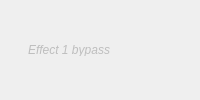
             <widget class="Frame" name="efx1Frame">
              <property name="contextMenuPolicy">
               <enum>Qt::CustomContextMenu</enum>
              </property>
              <property name="sections" stdset="0">
               <stringlist>
                <string>0 3 1 1</string>
               </stringlist>
              </property>
              <property name="label" stdset="0">
               <string>Efx1</string>
              </property>
              <property name="orientation" stdset="0">
               <enum>Qt::Vertical</enum>
              </property>
              <property name="marginOverride" stdset="0">
               <bool>true</bool>
              </property>
              <layout class="QGridLayout" name="gridLayout_2">
               <property name="margin">
                <number>0</number>
               </property>
               <item row="0" column="0">
                <spacer name="horizontalSpacer">
                 <property name="orientation">
                  <enum>Qt::Horizontal</enum>
                 </property>
                 <property name="sizeType">
                  <enum>QSizePolicy::Fixed</enum>
                 </property>
                 <property name="sizeHint" stdset="0">
                  <size>
                   <width>16</width>
                   <height>13</height>
                  </size>
                 </property>
                </spacer>
               </item>
               <item row="0" column="1">
                <widget class="Combo" name="effect1Type">
                 <property name="sizePolicy">
                  <sizepolicy hsizetype="Maximum" vsizetype="Fixed">
                   <horstretch>0</horstretch>
                   <verstretch>0</verstretch>
                  </sizepolicy>
                 </property>
                 <property name="label" stdset="0">
                  <string/>
                 </property>
                </widget>
               </item>
               <item row="0" column="2">
                <widget class="Dial" name="effect1Mix">
                 <property name="sizePolicy">
                  <sizepolicy hsizetype="Maximum" vsizetype="Preferred">
                   <horstretch>0</horstretch>
                   <verstretch>0</verstretch>
                  </sizepolicy>
                 </property>
                 <property name="label" stdset="0">
                  <string>Mix</string>
                 </property>
                 <property name="labelPos" stdset="0">
                  <enum>Qt::RightDockWidgetArea</enum>
                 </property>
                 <property name="maximumWidgetSize" stdset="0">
                  <size>
                   <width>24</width>
                   <height>24</height>
                  </size>
                 </property>
                </widget>
               </item>
               <item row="0" column="3">
                <widget class="StackedWidget" name="efx1Widget">
                 <property name="sizePolicy">
                  <sizepolicy hsizetype="Expanding" vsizetype="Preferred">
                   <horstretch>0</horstretch>
                   <verstretch>0</verstretch>
                  </sizepolicy>
                 </property>
                 <property name="fadeEffect" stdset="0">
                  <bool>false</bool>
                 </property>
                 <property name="currentIndex" stdset="0">
                  <number>5</number>
                 </property>
                 <widget class="QWidget" name="efx1Page0">
                  <layout class="QHBoxLayout" name="horizontalLayout_7">
                   <item>
                    <widget class="QLabel" name="label">
                     <property name="enabled">
                      <bool>false</bool>
                     </property>
                     <property name="text">
                      <string>&lt;i&gt;Effect 1 bypass&lt;/i&gt;</string>
                     </property>
                     <property name="alignment">
                      <set>Qt::AlignCenter</set>
                     </property>
                    </widget>
                   </item>
                  </layout>
                 </widget>
                 <widget class="QWidget" name="efx1Page1">
                  <layout class="QHBoxLayout" name="horizontalLayout_9" stretch="10,10,60">
                   <property name="margin">
                    <number>2</number>
                   </property>
                   <item>
                    <widget class="Dial" name="effect1ChorusSpeed">
                     <property name="label" stdset="0">
                      <string>Speed</string>
                     </property>
                    </widget>
                   </item>
                   <item>
                    <widget class="Dial" name="effect1ChorusDepth">
                     <property name="label" stdset="0">
                      <string>Depth</string>
                     </property>
                    </widget>
                   </item>
                   <item>
                    <spacer name="horizontalSpacer_6">
                     <property name="orientation">
                      <enum>Qt::Horizontal</enum>
                     </property>
                     <property name="sizeType">
                      <enum>QSizePolicy::Expanding</enum>
                     </property>
                     <property name="sizeHint" stdset="0">
                      <size>
                       <width>40</width>
                       <height>20</height>
                      </size>
                     </property>
                    </spacer>
                   </item>
                  </layout>
                 </widget>
                 <widget class="QWidget" name="efx1Page2">
                  <layout class="QHBoxLayout" name="horizontalLayout_10" stretch="10,10,10,20,30">
                   <property name="margin">
                    <number>2</number>
                   </property>
                   <item>
                    <widget class="Dial" name="effect1FlangerSpeed">
                     <property name="label" stdset="0">
                      <string>Speed</string>
                     </property>
                    </widget>
                   </item>
                   <item>
                    <widget class="Dial" name="effect1FlangerDepth">
                     <property name="label" stdset="0">
                      <string>Depth</string>
                     </property>
                    </widget>
                   </item>
                   <item>
                    <widget class="Dial" name="effect1FlangerFeedback">
                     <property name="label" stdset="0">
                      <string>Feedback</string>
                     </property>
                    </widget>
                   </item>
                   <item>
                    <widget class="Combo" name="effect1FlangerPolarity">
                     <property name="label" stdset="0">
                      <string>Polarity</string>
                     </property>
                    </widget>
                   </item>
                   <item>
                    <spacer name="horizontalSpacer_8">
                     <property name="orientation">
                      <enum>Qt::Horizontal</enum>
                     </property>
                     <property name="sizeHint" stdset="0">
                      <size>
                       <width>40</width>
                       <height>20</height>
                      </size>
                     </property>
                    </spacer>
                   </item>
                  </layout>
                 </widget>
                 <widget class="QWidget" name="efx1Page3">
                  <layout class="QHBoxLayout" name="horizontalLayout_11" stretch="10,10,10,10,10,20,10">
                   <property name="margin">
                    <number>2</number>
                   </property>
                   <item>
                    <widget class="Dial" name="effect1PhaserSpeed">
                     <property name="label" stdset="0">
                      <string>Speed</string>
                     </property>
                    </widget>
                   </item>
                   <item>
                    <widget class="Dial" name="effect1PhaserDepth">
                     <property name="label" stdset="0">
                      <string>Depth</string>
                     </property>
                    </widget>
                   </item>
                   <item>
                    <widget class="Dial" name="effect1PhaserFeedback">
                     <property name="label" stdset="0">
                      <string>Feedback</string>
                     </property>
                    </widget>
                   </item>
                   <item>
                    <widget class="Dial" name="effect1PhaserCenter">
                     <property name="label" stdset="0">
                      <string>Center</string>
                     </property>
                    </widget>
                   </item>
                   <item>
                    <widget class="Dial" name="effect1PhaserSpacing">
                     <property name="label" stdset="0">
                      <string>Spacing</string>
                     </property>
                    </widget>
                   </item>
                   <item>
                    <widget class="Combo" name="effect1PhaserPolarity">
                     <property name="label" stdset="0">
                      <string>Polarity</string>
                     </property>
                    </widget>
                   </item>
                   <item>
                    <spacer name="horizontalSpacer_9">
                     <property name="orientation">
                      <enum>Qt::Horizontal</enum>
                     </property>
                     <property name="sizeHint" stdset="0">
                      <size>
                       <width>40</width>
                       <height>20</height>
                      </size>
                     </property>
                    </spacer>
                   </item>
                  </layout>
                 </widget>
                 <widget class="QWidget" name="efx1Page4">
                  <layout class="QHBoxLayout" name="horizontalLayout_12" stretch="10,10,10,20,30">
                   <property name="margin">
                    <number>2</number>
                   </property>
                   <item>
                    <widget class="Dial" name="effect1OverdriveDrive">
                     <property name="label" stdset="0">
                      <string>Drive</string>
                     </property>
                    </widget>
                   </item>
                   <item>
                    <widget class="Dial" name="effect1OverdrivePostGain">
                     <property name="label" stdset="0">
                      <string>Post Gain</string>
                     </property>
                    </widget>
                   </item>
                   <item>
                    <widget class="Dial" name="effect1OverdriveCutoff">
                     <property name="label" stdset="0">
                      <string>Cutoff</string>
                     </property>
                    </widget>
                   </item>
                   <item>
                    <widget class="Combo" name="effect1OverdriveCurve">
                     <property name="label" stdset="0">
                      <string>Curve</string>
                     </property>
                    </widget>
                   </item>
                   <item>
                    <spacer name="horizontalSpacer_10">
                     <property name="orientation">
                      <enum>Qt::Horizontal</enum>
                     </property>
                     <property name="sizeHint" stdset="0">
                      <size>
                       <width>40</width>
                       <height>20</height>
                      </size>
                     </property>
                    </spacer>
                   </item>
                  </layout>
                 </widget>
                 <widget class="QWidget" name="efx1Page5">
                  <layout class="QHBoxLayout" name="horizontalLayout_13" stretch="10,10,10,10,10,30">
                   <property name="margin">
                    <number>2</number>
                   </property>
                   <item>
                    <widget class="Dial" name="effect1TripleSpeed">
                     <property name="label" stdset="0">
                      <string>Speed</string>
                     </property>
                    </widget>
                   </item>
                   <item>
                    <widget class="Dial" name="effect1TripleDepth">
                     <property name="label" stdset="0">
                      <string>Depth</string>
                     </property>
                    </widget>
                   </item>
                   <item>
                    <widget class="Dial" name="effect1TripleChorusMix">
                     <property name="label" stdset="0">
                      <string>Chorus Mix</string>
                     </property>
                    </widget>
                   </item>
                   <item>
                    <widget class="Dial" name="effect1TripleSampleHold">
                     <property name="label" stdset="0">
                      <string>Sample&amp;Hold</string>
                     </property>
                    </widget>
                   </item>
                   <item>
                    <widget class="Dial" name="effect1TripleOverdrive">
                     <property name="label" stdset="0">
                      <string>Overdrive</string>
                     </property>
                    </widget>
                   </item>
                   <item>
                    <spacer name="horizontalSpacer_11">
                     <property name="orientation">
                      <enum>Qt::Horizontal</enum>
                     </property>
                     <property name="sizeHint" stdset="0">
                      <size>
                       <width>40</width>
                       <height>20</height>
                      </size>
                     </property>
                    </spacer>
                   </item>
                  </layout>
                 </widget>
                </widget>
               </item>
              </layout>
             </widget>
